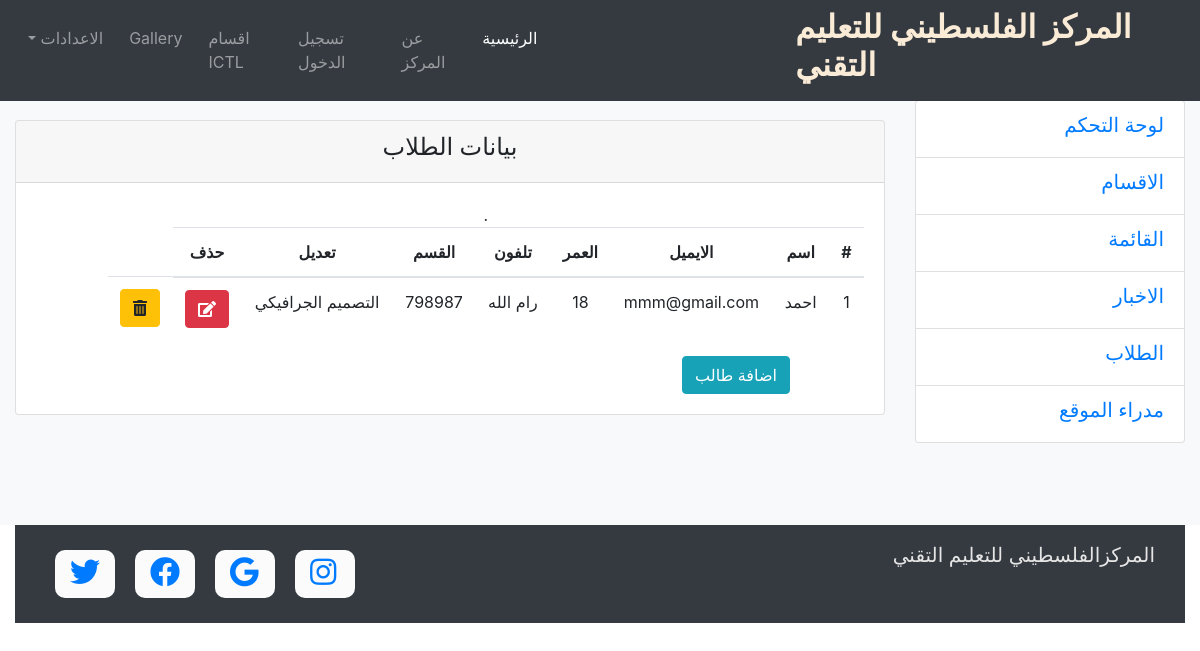
The app's page /admin-cp/stushow.php with its own data.
### tables this page shows
CREATE TABLE IF NOT EXISTS `students` (
  `id` int(11) NOT NULL,
  `name` varchar(255) NOT NULL,
  `email` varchar(255) NOT NULL,
  `age` int(11) NOT NULL,
  `address` varchar(255) NOT NULL,
  `phone` int(11) NOT NULL,
  `depnum` varchar(255) NOT NULL
);

### admin-cp/stushow.php (the view, shortened to what this page needs)
<!DOCTYPE html>
<html lang="en">
<head>
</head>
<body>
    <?php
        include "../include/header.php";
        include "../include/slidebar.php";
    ?>
    <article class="col-lg-9" style="min-height:320px;">
        <div class="card">
            <div class="card-header text-center"><h4>بيانات الطلاب</h4></div>
            <div class="card-body">
                <div class="row">
                    <div class="col-md-11">
                        <table class="table">
                            <thead>
                                <tr>
                                    <th scope="col">#</th>
                                    <th scope="col">اسم</th>
                                    <th scope="col">الايميل</th>
                                    <th scope="col">العمر</th>
                                    <th scope="col">تلفون</th>
                                    <th scope="col">القسم</th>
                                    <th scope="col">تعديل</th>
                                    <th scope="col">حذف</th>
                                </tr>
                            </thead>
                            <?php
                            include "../pages/conn.php";
                            $sql="select * from students";
                            $result=mysqli_query($conn,$sql);
                            if (mysqli_num_rows($result)>0) {
                                while($row=mysqli_fetch_assoc($result)){
                                    echo "<tr><td>"
                                    .$row['id']
                                    ."</td><td>"
                                    .$row['name']
                                    ."</td><td>"
                                    .$row['email']
                                    ."</td><td>"
                                    .$row['age']
                                    ."</td><td>"
                                    .$row['address']
                                    ."</td><td>"
                                    .$row['phone']
                                    ."</td><td>"
                                    .$row['depnum']
                                    ."</td><td>"
                                    ."<a class='btn btn-danger' href='stuedit.php?id=$row[id]&name=$row[name]&email=$row[email]&address=$row[address]&phone=$row[phone]&depnum=$row[depnum]'><i class='fas fa-edit'></i></a>"
                                    ."</td>.<td>"
                                    ."<a class='btn btn-warning' href='studelete.php?id=$row[id]'><i class='fas fa-trash-alt'></i></a>"
                                    ."</td></tr>";
                                }
                        }
                            ?>
                        </table>
                    </div>
                    <div class="col-md-4">
                        <a href=".../pages/stuinsert.php"><button type="button" class="btn btn-info">اضافة طالب</button></a>
                    </div>
                </div>
            </div>
        </div>
                        </div>
    <?php
      include "../include/footer.php";
    ?>
</body>
</html>

### css/style.css (style rules this page uses)
.card { margin-top: 20px; text-align: center; }

### records on screen
students: id "1", name "احمد", email "mmm@gmail.com", age "18", address "رام الله", phone "798987", depnum "التصميم الجرافيكي"
